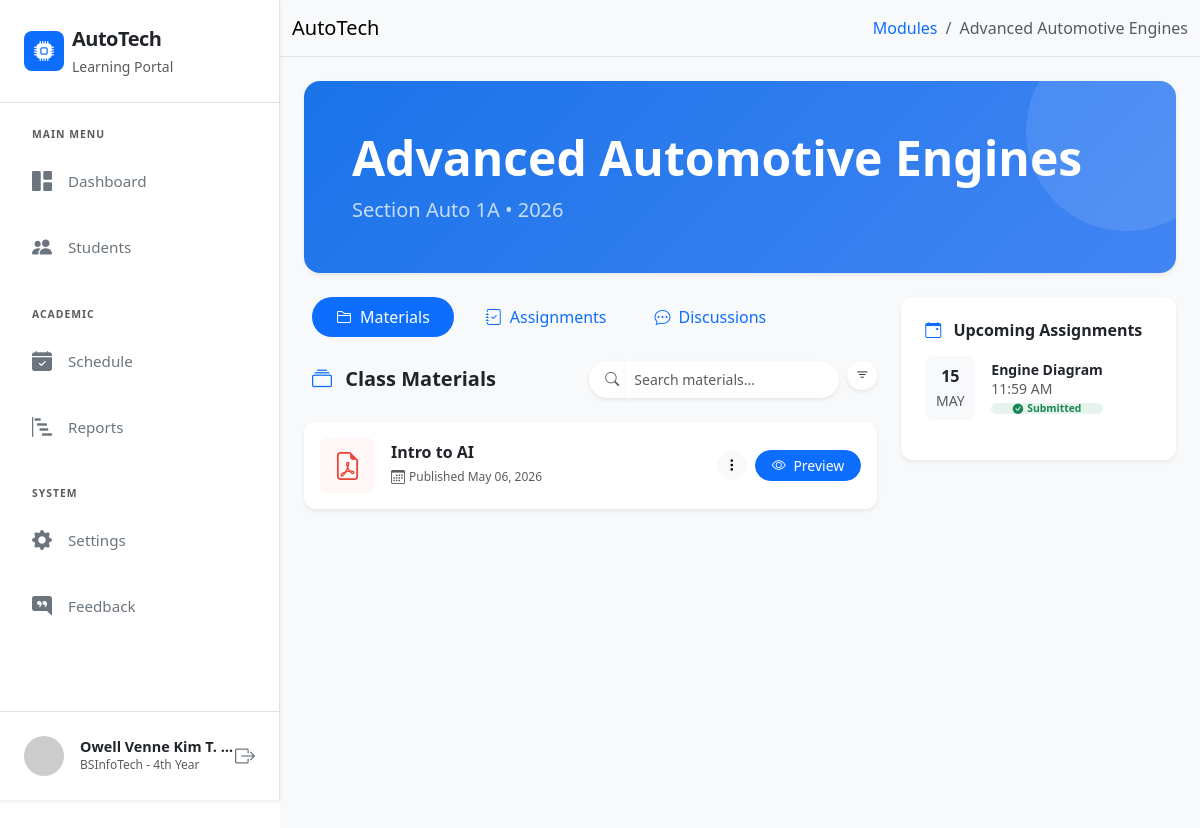
Page /view-module.php?id=1 (signed in) on the committed database.
### tables this page shows
CREATE TABLE `module` (
  `module_id` int(11) NOT NULL,
  `user_id` int(11) NOT NULL,
  `module_description` varchar(255) NOT NULL,
  `section` varchar(255) NOT NULL,
  `year` varchar(20) NOT NULL,
  `module_code` varchar(50) NOT NULL
);

CREATE TABLE `materials` (
  `material_id` int(11) NOT NULL,
  `module_id` int(11) NOT NULL,
  `title` varchar(255) NOT NULL,
  `description` text DEFAULT NULL,
  `file_path` varchar(255) NOT NULL,
  `created_at` timestamp(6) NOT NULL DEFAULT current_timestamp(6) ON UPDATE current_timestamp(6)
);

CREATE TABLE `assignments` (
  `assignment_id` int(11) NOT NULL,
  `module_id` int(11) NOT NULL,
  `title` varchar(255) NOT NULL,
  `instructions` text DEFAULT NULL,
  `deadline` datetime NOT NULL,
  `created_at` timestamp NOT NULL DEFAULT current_timestamp()
);

### view-module.php (the view, shortened to what this page needs)
<?php include 'includes/header.php'; ?>
<?php include 'database/dbconn.php'; ?>
<?php
$moduleId = $_GET['id'];
$userId = $_SESSION['user_id'];
$role = $_SESSION['role'];
$sql = "SELECT * FROM module WHERE module_id = '$moduleId'";
$sql_run = mysqli_query($conn, $sql);
if (mysqli_num_rows($sql_run) > 0) {
    $module = mysqli_fetch_assoc($sql_run);
} else {
    header("Location: index.php");
    exit();
}
?>
<div class="d-flex" id="wrapper">
    <?php include 'includes/sidebar.php'; ?>
    <div id="page-content-wrapper" class="w-100">
        <nav class="navbar navbar-expand-lg bg-body-tertiary border-bottom">
            <div class="container-fluid">
                <a class="navbar-brand" href="dashboard.php">AutoTech</a>
                <nav aria-label="breadcrumb">
                    <ol class="breadcrumb mb-0">
                        <li class="breadcrumb-item"><a href="dashboard.php" class="text-decoration-none">Modules</a></li>
                        <li class="breadcrumb-item active" aria-current="page"><?php echo $module['module_description']; ?></li>
                    </ol>
                </nav>
            </div>
        </nav>
        <div class="container-fluid p-4" style="background-color: #f8f9fa; min-height: 100vh;">
            <div class="rounded-4 p-5 mb-4 text-white shadow-sm" style="background: linear-gradient(135deg, #1a73e8 0%, #4285f4 100%); position: relative; overflow: hidden;">
                <div style="position: absolute; top: -50px; right: -50px; width: 200px; height: 200px; background: rgba(255,255,255,0.1); border-radius: 50%;"></div>
                <div class="position-relative">
                    <h1 class="display-5 fw-bold mb-2"><?php echo $module['module_description']; ?></h1>
                    <p class="lead mb-0 opacity-75">Section <?php echo $module['section']; ?> • <?php echo $module['year']; ?></p>
                </div>
            </div>
            <div class="row g-4">
                <div class="col-lg-8">
                    <ul class="nav nav-pills mb-4 ps-2" id="moduleTabs" role="tablist">
                        <li class="nav-item" role="presentation">
                            <button class="nav-link active rounded-pill px-4 fw-medium me-2 shadow-none border-0" id="materials-tab" data-bs-toggle="pill" data-bs-target="#materials-content" type="button" role="tab">
                                <i class="bi bi-folder2 me-2"></i>Materials
                            </button>
                        </li>
                        <li class="nav-item" role="presentation">
                            <button class="nav-link rounded-pill px-4 fw-medium shadow-none border-0" id="assignments-tab" data-bs-toggle="pill" data-bs-target="#assignments-content" type="button" role="tab">
                                <i class="bi bi-journal-check me-2"></i>Assignments
                            </button>
                        </li>
                        <li class="nav-item" role="presentation">
                            <button class="nav-link rounded-pill px-4 fw-medium shadow-none border-0" id="discussions-tab" data-bs-toggle="pill" data-bs-target="#discussions-content" type="button" role="tab">
                                <i class="bi bi-chat-dots me-2"></i>Discussions
                            </button>
                        </li>
                    </ul>
                    <div class="tab-content" id="moduleTabsContent">
                        <div class="tab-pane fade show active" id="materials-content" role="tabpanel">
                            <div class="d-flex justify-content-between align-items-center mb-4 ps-2">
                                <h5 class="fw-bold text-dark mb-0"><i class="bi bi-collection me-2 text-primary"></i> Class Materials</h5>
                                <div class="d-flex gap-2">
                                    <div class="input-group input-group-sm" style="width: 250px;">
                                        <span class="input-group-text bg-white border-0 shadow-sm rounded-start-pill ps-3"><i class="bi bi-search text-muted"></i></span>
                                        <input type="text" id="materialSearch" class="form-control border-0 shadow-sm rounded-end-pill py-2" placeholder="Search materials...">
                                    </div>
                                    <div class="dropdown">
                                        <button class="btn btn-white btn-sm rounded-circle shadow-sm border-0 bg-white" data-bs-toggle="dropdown" title="Filter & Sort">
                                            <i class="bi bi-filter"></i>
                                        </button>
                                    </div>
                                </div>
                            </div>
                            <div class="row g-4" id="materialsContainer">
                            <?php
                            $material_sql = "SELECT * FROM materials WHERE module_id = '$moduleId' ORDER BY created_at DESC";
                            $material_run = mysqli_query($conn, $material_sql);
                            if ($material_run && mysqli_num_rows($material_run) > 0) {
                                while ($material = mysqli_fetch_assoc($material_run)) {
                                    $fileExt = strtolower(pathinfo($material['file_path'], PATHINFO_EXTENSION));
                                    $iconClass = 'bi-file-earmark';
                                    $iconColor = '#5f6368';
                                    $bgColor = '#f8f9fa';
                                    $typeCategory = 'other';
                                    if(in_array($fileExt, ['pdf'])) {
                                        $iconClass = 'bi-file-earmark-pdf'; $iconColor = '#ea4335'; $bgColor = '#fef7f6'; $typeCategory = 'pdf';
                                    }
                                    elseif(in_array($fileExt, ['doc', 'docx'])) {
                                        $iconClass = 'bi-file-earmark-word'; $iconColor = '#4285f4'; $bgColor = '#f4f8fe'; $typeCategory = 'word';
                                    }
                                    elseif(in_array($fileExt, ['jpg', 'png', 'jpeg'])) {
                                        $iconClass = 'bi-file-earmark-image'; $iconColor = '#34a853'; $bgColor = '#f6fdf8'; $typeCategory = 'image';
                                    }
                                    ?>
                                    <div class="col-12 material-item"
                                         data-title="<?php echo strtolower($material['title']); ?>"
                                         data-type="<?php echo $typeCategory; ?>"
                                         data-date="<?php echo strtotime($material['created_at']); ?>">
                                        <div class="card border-0 shadow-sm transition-hover" style="border-radius: 12px;">
                                            <div class="card-body p-3 d-flex align-items-center">
                                                <div class="rounded-3 p-3 me-3 d-flex align-items-center justify-content-center" style="background-color: <?php echo $bgColor; ?>; width: 55px; height: 55px;">
                                                    <i class="bi <?php echo $iconClass; ?> fs-3" style="color: <?php echo $iconColor; ?>;"></i>
                                                </div>
                                                <div class="flex-grow-1 overflow-hidden">
                                                    <h6 class="mb-1 text-dark fw-bold text-truncate material-title"><?php echo $material['title']; ?></h6>
                                                    <div class="d-flex align-items-center">
                                                        <i class="bi bi-calendar3 me-1 small text-muted"></i>
                                                        <small class="text-muted" style="font-size: 0.75rem;">Published <?php echo date('M d, Y', strtotime($material['created_at'])); ?></small>
                                                    </div>
                                                </div>
                                                <div class="dropdown">
                                                    <button class="btn btn-light btn-sm rounded-circle border-0 me-2" data-bs-toggle="dropdown"><i class="bi bi-three-dots-vertical"></i></button>
                                                </div>
                                                <button class="btn btn-primary btn-sm rounded-pill px-3 shadow-none"
                                                        onclick="previewFile('uploads/materials/<?php echo $material['file_path']; ?>', '<?php echo addslashes($material['title']); ?>', '<?php echo $fileExt; ?>')">
                                                    <i class="bi bi-eye me-1"></i> Preview
                                                </button>
                                            </div>
                                        </div>
                                    </div>
                                    <?php
                                }
                            }
                            ?>
                            </div>
                        </div>
                    </div>
                </div>
                <div class="col-lg-4">
                    <div class="card border-0 shadow-sm mb-4" style="border-radius: 12px;">
                        <div class="card-body p-4">
                            <h6 class="fw-bold text-dark mb-3"><i class="bi bi-calendar-event me-2 text-primary"></i> Upcoming Assignments</h6>
                            <?php
                            $upcoming_sql = "SELECT * FROM assignments
                                           WHERE module_id = '$moduleId'
                                           AND deadline >= NOW()
                                           ORDER BY deadline ASC
                                           LIMIT 3";
                            $upcoming_run = mysqli_query($conn, $upcoming_sql);
                            if (mysqli_num_rows($upcoming_run) > 0) {
                                while ($upcoming = mysqli_fetch_assoc($upcoming_run)) {
                                    $deadline = strtotime($upcoming['deadline']);
                                    $statusBadge = '';
                                    if ($role == 'student') {
                                        $upAssignId = $upcoming['assignment_id'];
                                        $sub_check = mysqli_query($conn, "SELECT submission_id FROM submissions WHERE assignment_id = '$upAssignId' AND user_id = '$userId' LIMIT 1");
                                        if (mysqli_num_rows($sub_check) > 0) {
                                            $statusBadge = '<span class="badge bg-success bg-opacity-10 text-success p-0 mt-1" style="font-size: 0.65rem;"><i class="bi bi-check-circle-fill me-1"></i>Submitted</span>';
                                        } else {
                                            $statusBadge = '<span class="badge bg-warning bg-opacity-10 text-warning p-0 mt-1" style="font-size: 0.65rem;"><i class="bi bi-clock-history me-1"></i>Pending</span>';
                                        }
                                    }
                                    ?>
                                    <div class="d-flex align-items-center mb-3">
                                        <div class="bg-light rounded-3 p-2 text-center me-3" style="min-width: 50px;">
                                            <span class="d-block fw-bold text-dark mb-0"><?php echo date('d', $deadline); ?></span>
                                            <small class="text-muted small text-uppercase"><?php echo date('M', $deadline); ?></small>
                                        </div>
                                        <div class="overflow-hidden">
                                            <h6 class="mb-0 small fw-bold text-truncate"><?php echo $upcoming['title']; ?></h6>
                                            <div class="d-flex flex-column">
                                                <small class="text-muted small"><?php echo date('h:i A', $deadline); ?></small>
                                                <?php echo $statusBadge; ?>
                                            </div>
                                        </div>
                                    </div>
                                    <?php
                                }
                            } else {
                                ?>
                                <p class="text-muted small text-center mb-0 py-2">No upcoming assignments.</p>
                                <?php
                            }
                            ?>
                        </div>
                    </div>
                </div>
            </div>
        </div>
    </div>
</div>
<?php include 'includes/footer.php'; ?>

### includes/sidebar.php (style rules this page uses)
@media (min-width: 992px) { #wrapper { padding-left: 280px; } }

### rows in the picture
module: module_description "Advanced Automotive Engines", section "Auto 1A", year "2026"
materials: title "Intro to AI", created_at "May 06, 2026"
assignments: deadline "15", deadline "MAY", title "Engine Diagram", deadline "11:59 AM"

### other values in the picture
$_SESSION['fullname'] "Owell Venne Kim T.…"
$_SESSION['course'] "BSInfoTech"
$_SESSION['year_level'] "4th Year"
